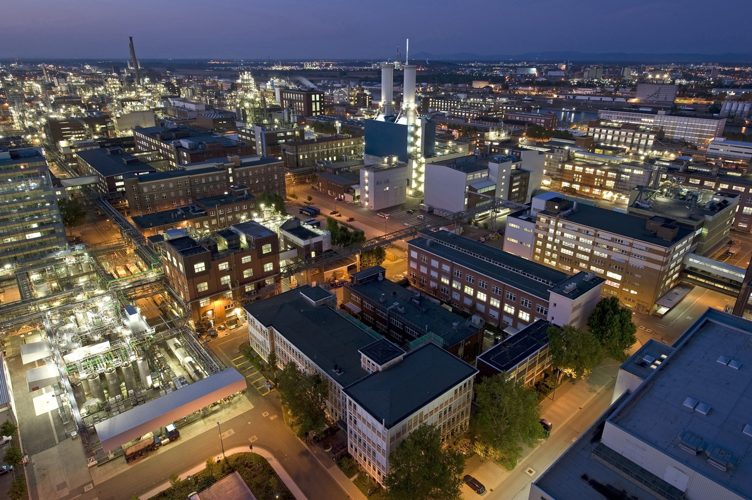
#> input picture powerbi/assets/night.jpg, 752 x 500 px
$ python render_powerbi_background.py
#> lines starting #> are read from the running program, lines starting #| are printed output that depends on the picture
"""Render decorative report background (no financial values or chart marks).

Requires Pillow and Inkscape. Uses the original BASF logo SVG unchanged.
Run from any directory: python tools/render_powerbi_background.py
"""
from pathlib import Path
import math
import subprocess
import tempfile
from PIL import Image, ImageDraw, ImageFont, ImageOps, ImageFilter

BASE = Path(__file__).resolve().parents[1] / 'powerbi'
ASSETS = BASE / 'assets'
OUT = BASE / 'BASF.Report/StaticResources/RegisteredResources'
OUT.mkdir(parents=True, exist_ok=True)
W, H = 1600, 900
S = 2
# Smooth emerald/teal light fields, with geometric facets in the negative space.
# These are decorative assets, never financial chart marks.
small = Image.new('RGB', (400, 225))
#> small: PIL image 400x225 RGB; every value is 0
px = small.load()
for yy in range(225):
    for xx in range(400):
        u, v = xx/399, yy/224
        emerald = math.exp(-((u-.16)**2/.15 + (v-.10)**2/.20))
        teal = math.exp(-((u-.92)**2/.30 + (v-.88)**2/.25))
        px[xx, yy] = (int(4+5*emerald+2*teal), int(14+17*emerald+14*teal), int(11+8*emerald+18*teal))
canvas = small.resize((W*S, H*S), Image.Resampling.BICUBIC)
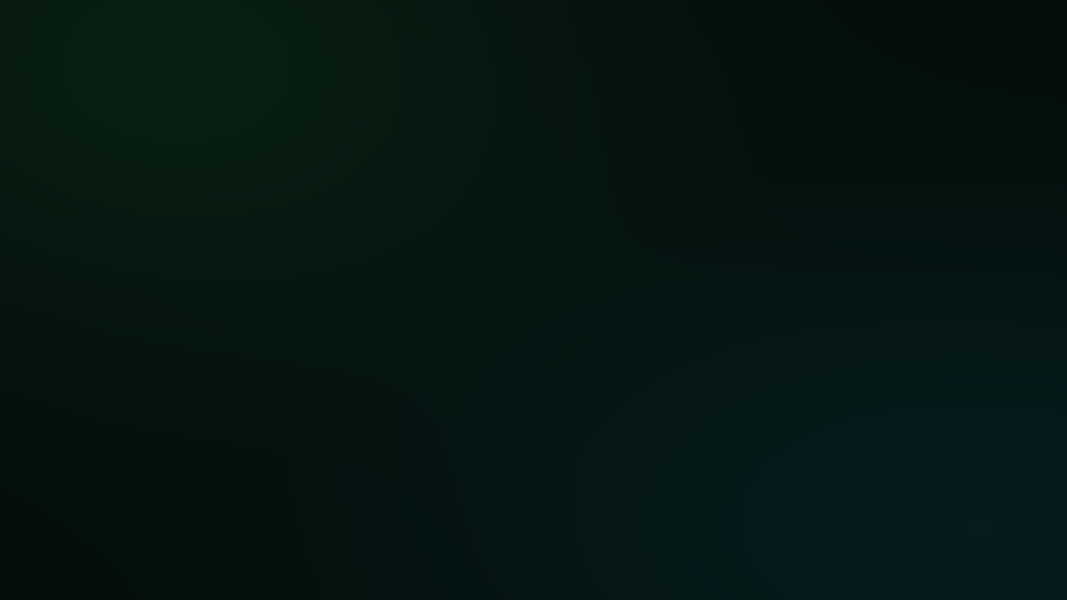
#> canvas: PIL image 3200x1800 RGB (shown at 1/3 size); mean R, G, B 5.3, 21.9, 18
art = ImageDraw.Draw(canvas)
def polygon(points, fill):
    art.polygon([(int(x*S), int(y*S)) for x,y in points], fill=fill)
def trace(points, fill='#234936', width=1):
    art.line([(int(x*S),int(y*S)) for x,y in points], fill=fill, width=width*S)

polygon([(-80,180),(310,-70),(660,-70),(130,245)], '#0C251C')
polygon([(490,-30),(790,-30),(430,205),(170,205)], '#10291E')
polygon([(1460,230),(1660,150),(1660,900),(1190,900)], '#092725')
polygon([(-40,555),(180,740),(510,930),(-40,930)], '#0A2921')
for x in (-220, 45, 310, 575):
    trace([(x,185),(x+285,0)], '#1C3C2B')
for x in (1410,1490,1570):
    trace([(x,450),(x-240,900)], '#20463C')
trace([(12,104),(12,188),(22,198),(22,610),(12,620),(12,832)], '#396645')
trace([(1585,240),(1585,580),(1578,587),(1578,836)], '#386C5C')
trace([(850,612),(864,620),(864,846)], '#345E4E')
for x,y in [(12,104),(12,832),(1585,240),(1578,836),(864,620)]:
    art.ellipse(((x-2)*S,(y-2)*S,(x+2)*S,(y+2)*S),fill='#80B76A')

# Original BASF photos, touching top/right edges, faded into the canvas.
for filename, x, width, opacity in [('night.jpg', 890, 710, .85), ('day.jpg', 720, 600, .55)]:
    photo = ImageOps.fit(Image.open(ASSETS / filename).convert('RGB'), (width*S, 235*S))
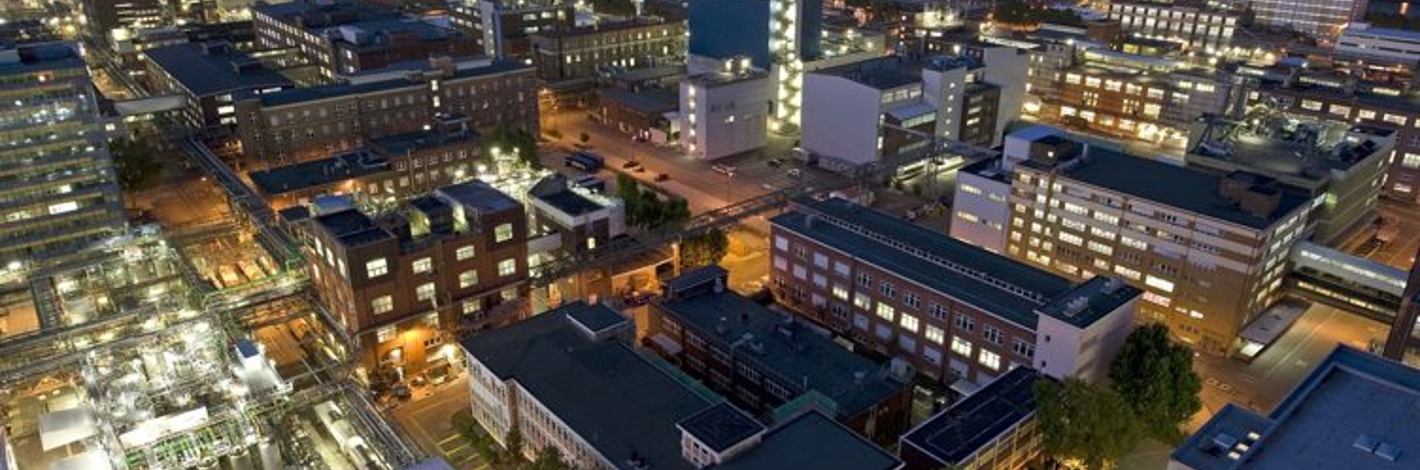
#> photo: PIL image 1420x470 RGB; mean R, G, B 84.8, 78, 71.2
    mask = Image.new('L', photo.size)
#> mask: PIL image 1420x470 L; every value is 0
    pix = mask.load()
    for yy in range(photo.height):
        fy = min(1, max(0, (235*S-yy)/(130*S)))
        for xx in range(photo.width):
            fx = min(1, xx/(width*S*.6))
            if filename == 'day.jpg': fx *= min(1, (width*S-xx)/(width*S*.4))
            pix[xx, yy] = int(255 * fx * fy * opacity)
    canvas.paste(photo, (x*S, 0), mask)
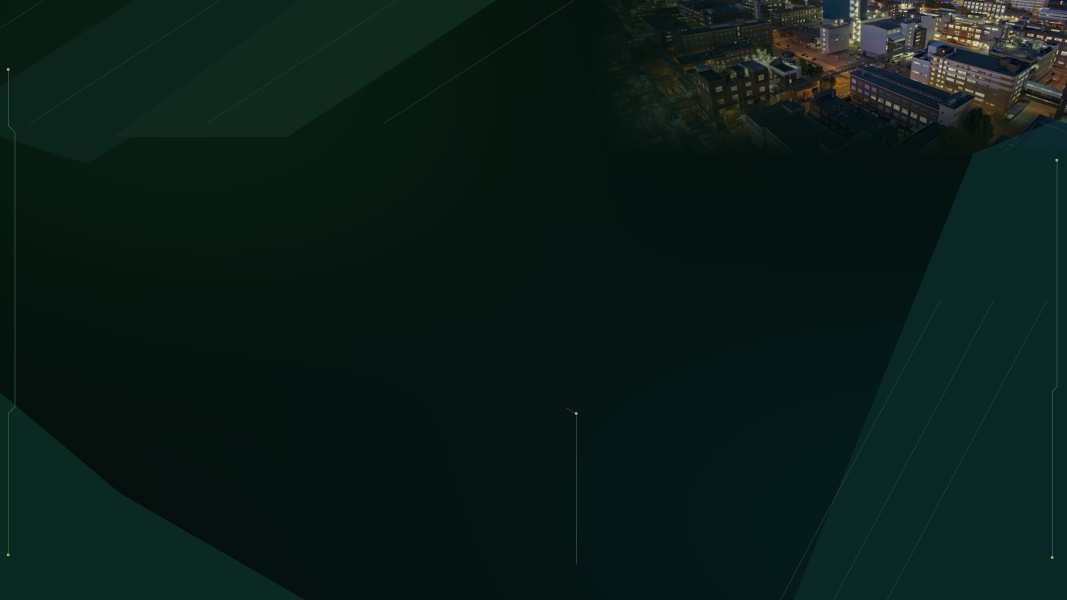
#> canvas: PIL image 3200x1800 RGB (shown at 1/3 size); mean R, G, B 10.6, 28.9, 24.5
#> pass 2 of the loop `for filename, x, width, opacity in [('night.jpg', 890, 710, .85), ('da..`:
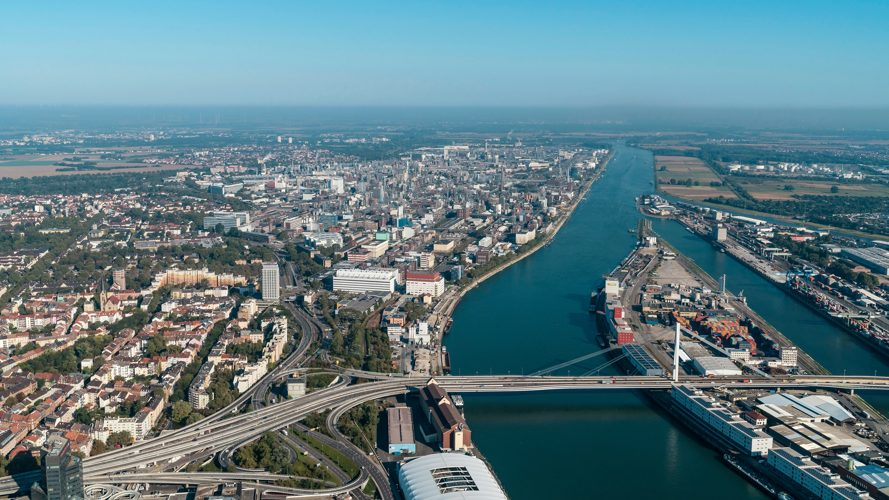
#> input picture powerbi/assets/day.jpg, 889 x 500 px
#> `photo = ImageOps.fit(Image.open(ASSETS / filename).convert('RGB'), (wi..`:
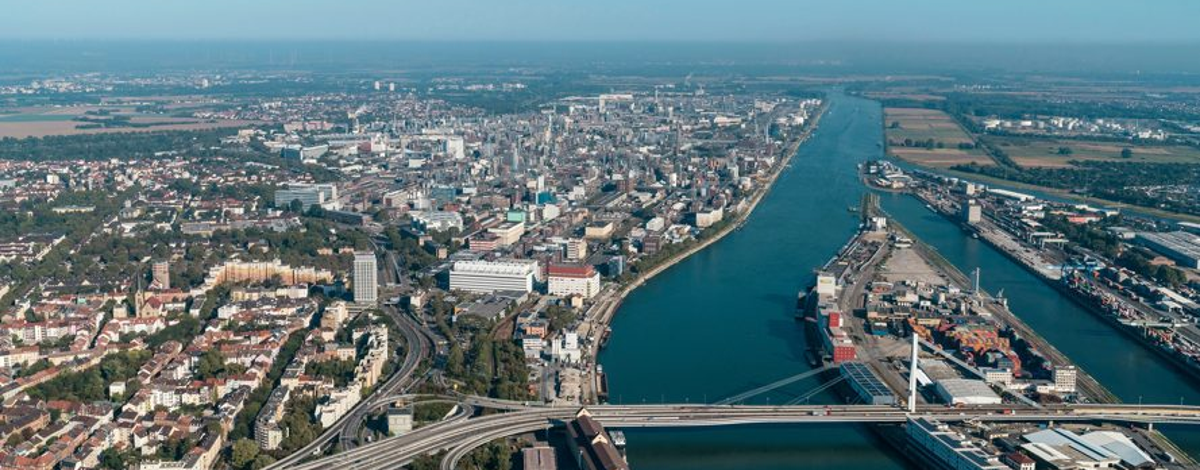
#> photo: PIL image 1200x470 RGB; mean R, G, B 95.3, 117.7, 123.9
#> mask: PIL image 1200x470 L; every value is 0
#> `canvas.paste(photo, (x*S, 0), mask)`:
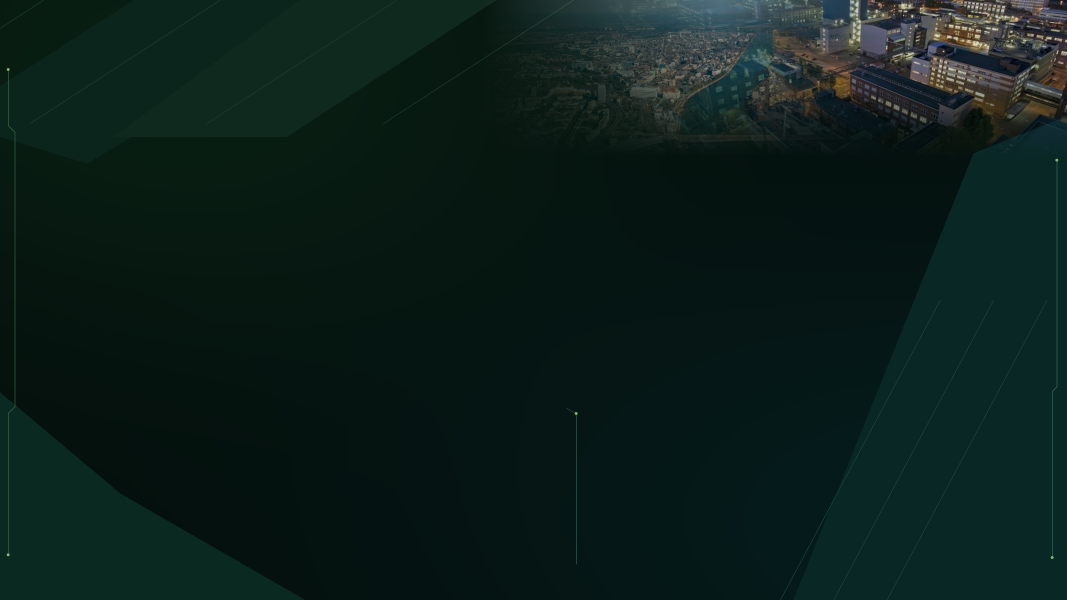
#> canvas: PIL image 3200x1800 RGB (shown at 1/3 size); mean R, G, B 12, 30.7, 26.6

draw = ImageDraw.Draw(canvas)

def text(x, y, value, size=12, fill='#B8CCB7', strong=False):
    face = 'SpaceGrotesk-Bold.ttf' if strong else 'SpaceGrotesk-Medium.ttf'
    draw.text((x*S, y*S), value, font=ImageFont.truetype(str(ASSETS/face), size*S), fill=fill)

def panel(x, y, w, h, radius=14):
    # Calm gradients inside plots preserve contrast without a flat black-green slab.
    tile = Image.new('RGB', (w*S,h*S))
    td = ImageDraw.Draw(tile)
    for row in range(h*S):
        t = row/(h*S)
        td.line((0,row,w*S,row),fill=(int(13-5*t),int(34-9*t),int(24+2*t)))
    mask = Image.new('L',tile.size)
    ImageDraw.Draw(mask).rounded_rectangle((0,0,w*S-1,h*S-1),radius=radius*S,fill=255)
    canvas.paste(tile,(x*S,y*S),mask)
    draw.rounded_rectangle((x*S,y*S,(x+w)*S,(y+h)*S),radius=radius*S,outline='#315341',width=S)

with tempfile.TemporaryDirectory() as temp:
    p = Path(temp)/'logo.png'
    subprocess.run(['inkscape', str(ASSETS/'basf-official-logo.svg'),
                    '--export-type=png', '--export-width=242', '--export-filename='+str(p)], check=True, capture_output=True)
#> (this line was passed over: subprocess is not available in this run)
#> (the run stopped early here; a loop or call above may not have finished)
